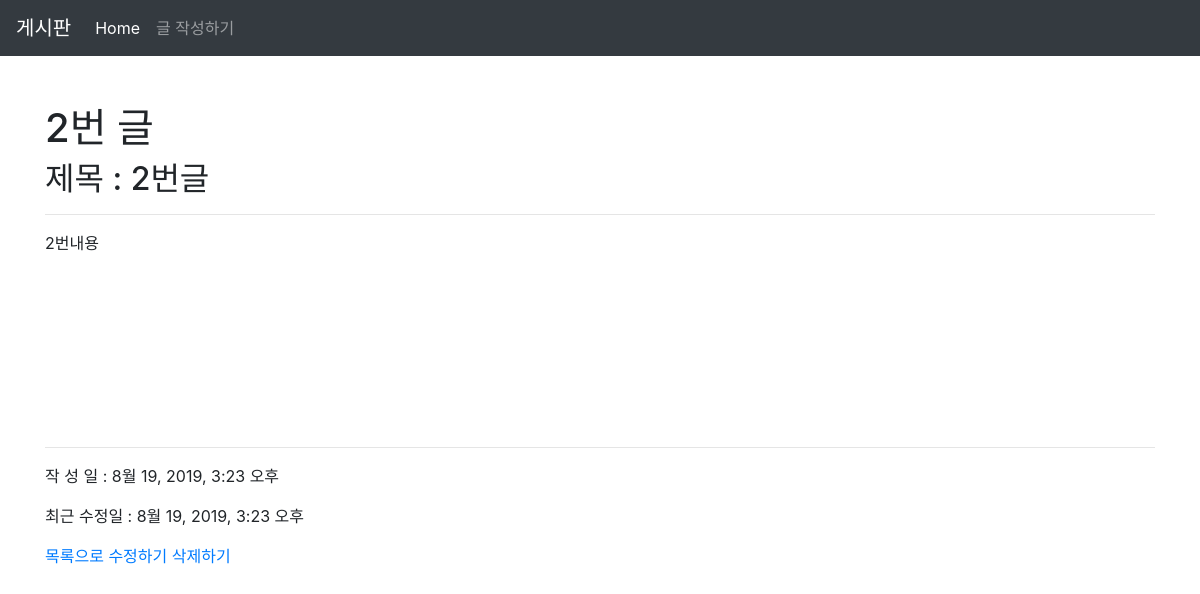
/articles/2/, run on an earlier commit of the app's database.
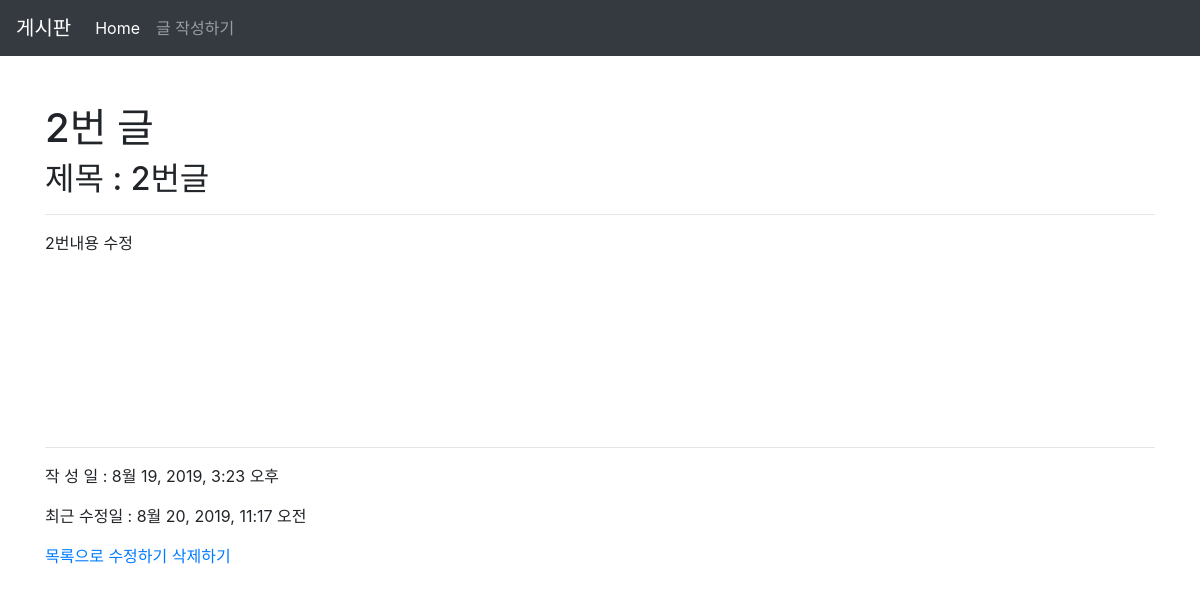
And on a later commit of the database.
### articles/models.py (models this page shows, shortened)
class Article(models.Model):
    title = models.CharField(max_length=10)
    content = models.TextField()
    created_at = models.DateTimeField(auto_now_add=True)
    updated_at = models.DateTimeField(auto_now=True)

### articles/views.py (the view)
# urls.py: path('<int:article_pk>/', views.detail, name='detail'),
def detail(request, article_pk):
    article = Article.objects.get(pk=article_pk)
    context = {
        'article': article
    }
    return render(request, 'articles/detail.html', context)

### articles/templates/articles/detail.html
{% extends 'articles/base.html' %}
{% block body %}
<h1>{{ article.id }}번 글</h1>
<h2>제목 : {{ article.title }}</h2>
<hr>
<div style="height: 200px">
  <p>{{ article.content }}</p>
</div>
<hr>
<p>작 성 일 : {{ article.created_at }}</p>
<p>최근 수정일 : {{ article.updated_at }}</p>
<a href="{% url 'articles:index'%}">목록으로</a>
<a href="{% url 'articles:edit' article.pk %}">수정하기</a>
<a href="{% url 'articles:delete' article.pk %}">삭제하기</a>
{% endblock %}

What changed in the data, as far as the page shows it:
changed Article "2번글": content "2번내용" → "2번내용 수정"; updated_at "8월 19, 2019, 3:23 오후" → "8월 20, 2019, 11:17 오전"
